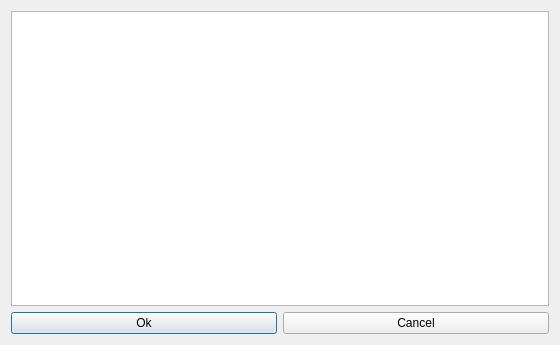
<?xml version="1.0" encoding="UTF-8"?>
<ui version="4.0">
 <class>CommentsForm_template</class>
 <widget class="QDialog" name="CommentsForm_template">
  <property name="geometry">
   <rect>
    <x>0</x>
    <y>0</y>
    <width>560</width>
    <height>345</height>
   </rect>
  </property>
  <property name="windowTitle">
   <string extracomment="The title of the dialog to choose the comments">Comments</string>
  </property>
  <layout class="QGridLayout" name="gridLayout">
   <item row="0" column="0" colspan="2">
    <widget class="QPlainTextEdit" name="commentsTextEdit"/>
   </item>
   <item row="1" column="0">
    <widget class="QPushButton" name="okPushButton">
     <property name="text">
      <string>Ok</string>
     </property>
    </widget>
   </item>
   <item row="1" column="1">
    <widget class="QPushButton" name="cancelPushButton">
     <property name="text">
      <string>Cancel</string>
     </property>
    </widget>
   </item>
  </layout>
 </widget>
 <layoutdefault spacing="6" margin="11"/>
 <resources/>
 <connections/>
</ui>
